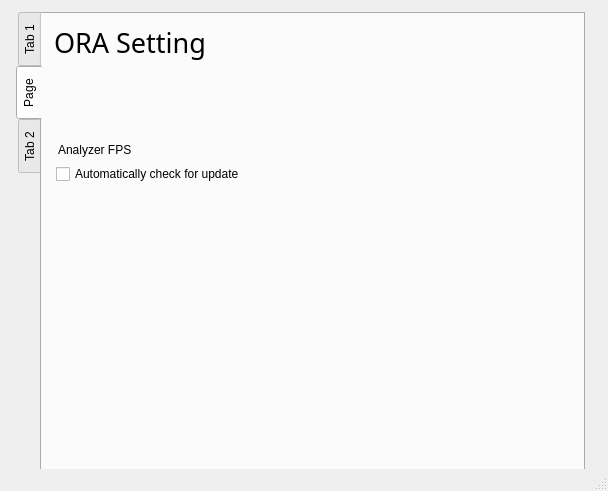
<?xml version="1.0" encoding="UTF-8"?>
<ui version="4.0">
 <class>MainWindow</class>
 <widget class="QMainWindow" name="MainWindow">
  <property name="geometry">
   <rect>
    <x>0</x>
    <y>0</y>
    <width>608</width>
    <height>491</height>
   </rect>
  </property>
  <property name="windowTitle">
   <string>MainWindow</string>
  </property>
  <widget class="QWidget" name="centralwidget">
   <widget class="QTabWidget" name="tabWidget">
    <property name="geometry">
     <rect>
      <x>16</x>
      <y>12</y>
      <width>569</width>
      <height>461</height>
     </rect>
    </property>
    <property name="layoutDirection">
     <enum>Qt::LeftToRight</enum>
    </property>
    <property name="tabPosition">
     <enum>QTabWidget::West</enum>
    </property>
    <property name="currentIndex">
     <number>1</number>
    </property>
    <widget class="QWidget" name="tab">
     <property name="minimumSize">
      <size>
       <width>544</width>
       <height>453</height>
      </size>
     </property>
     <attribute name="title">
      <string>Tab 1</string>
     </attribute>
     <widget class="QListWidget" name="listWidget_2">
      <property name="geometry">
       <rect>
        <x>15</x>
        <y>10</y>
        <width>253</width>
        <height>381</height>
       </rect>
      </property>
      <property name="font">
       <font>
        <pointsize>8</pointsize>
       </font>
      </property>
      <property name="iconSize">
       <size>
        <width>30</width>
        <height>30</height>
       </size>
      </property>
      <property name="wordWrap">
       <bool>true</bool>
      </property>
      <item>
       <property name="text">
        <string>Video1</string>
       </property>
       <property name="icon">
        <iconset>
         <normalon>:/newPrefix/D:/GitHub/OverwatchDataAnalysis/images/abilities/ana/1.png</normalon>
        </iconset>
       </property>
      </item>
      <item>
       <property name="text">
        <string>Video2</string>
       </property>
       <property name="icon">
        <iconset>
         <normalon>:/newPrefix/D:/GitHub/OverwatchDataAnalysis/images/abilities/bastion/3.png</normalon>
        </iconset>
       </property>
      </item>
     </widget>
     <widget class="QLabel" name="label">
      <property name="geometry">
       <rect>
        <x>280</x>
        <y>18</y>
        <width>115</width>
        <height>29</height>
       </rect>
      </property>
      <property name="text">
       <string>VIDEO</string>
      </property>
     </widget>
     <widget class="QLineEdit" name="lineEdit">
      <property name="geometry">
       <rect>
        <x>282</x>
        <y>62</y>
        <width>113</width>
        <height>20</height>
       </rect>
      </property>
     </widget>
     <widget class="QLineEdit" name="lineEdit_2">
      <property name="geometry">
       <rect>
        <x>412</x>
        <y>62</y>
        <width>113</width>
        <height>20</height>
       </rect>
      </property>
     </widget>
     <widget class="QLineEdit" name="lineEdit_3">
      <property name="geometry">
       <rect>
        <x>412</x>
        <y>92</y>
        <width>113</width>
        <height>20</height>
       </rect>
      </property>
     </widget>
     <widget class="QLineEdit" name="lineEdit_4">
      <property name="geometry">
       <rect>
        <x>282</x>
        <y>92</y>
        <width>113</width>
        <height>20</height>
       </rect>
      </property>
     </widget>
     <widget class="QLineEdit" name="lineEdit_5">
      <property name="geometry">
       <rect>
        <x>412</x>
        <y>122</y>
        <width>113</width>
        <height>20</height>
       </rect>
      </property>
     </widget>
     <widget class="QLineEdit" name="lineEdit_6">
      <property name="geometry">
       <rect>
        <x>282</x>
        <y>122</y>
        <width>113</width>
        <height>20</height>
       </rect>
      </property>
     </widget>
     <widget class="QCheckBox" name="checkBox">
      <property name="geometry">
       <rect>
        <x>284</x>
        <y>162</y>
        <width>71</width>
        <height>16</height>
       </rect>
      </property>
      <property name="text">
       <string>CheckBox</string>
      </property>
     </widget>
     <widget class="QCheckBox" name="checkBox_2">
      <property name="geometry">
       <rect>
        <x>284</x>
        <y>188</y>
        <width>71</width>
        <height>16</height>
       </rect>
      </property>
      <property name="text">
       <string>CheckBox</string>
      </property>
     </widget>
     <widget class="QCheckBox" name="checkBox_3">
      <property name="geometry">
       <rect>
        <x>284</x>
        <y>214</y>
        <width>71</width>
        <height>16</height>
       </rect>
      </property>
      <property name="text">
       <string>CheckBox</string>
      </property>
     </widget>
     <widget class="QLineEdit" name="lineEdit_7">
      <property name="geometry">
       <rect>
        <x>16</x>
        <y>402</y>
        <width>425</width>
        <height>31</height>
       </rect>
      </property>
      <property name="text">
       <string>Save</string>
      </property>
     </widget>
     <widget class="QPushButton" name="pushButton">
      <property name="geometry">
       <rect>
        <x>448</x>
        <y>402</y>
        <width>75</width>
        <height>29</height>
       </rect>
      </property>
      <property name="text">
       <string>Analyze</string>
      </property>
     </widget>
    </widget>
    <widget class="QWidget" name="tab_3">
     <attribute name="title">
      <string>Page</string>
     </attribute>
     <widget class="QLabel" name="label_3">
      <property name="geometry">
       <rect>
        <x>12</x>
        <y>10</y>
        <width>217</width>
        <height>37</height>
       </rect>
      </property>
      <property name="font">
       <font>
        <family>Adobe Devanagari</family>
        <pointsize>20</pointsize>
       </font>
      </property>
      <property name="text">
       <string>ORA Setting</string>
      </property>
     </widget>
     <widget class="QLabel" name="label_4">
      <property name="geometry">
       <rect>
        <x>16</x>
        <y>128</y>
        <width>93</width>
        <height>16</height>
       </rect>
      </property>
      <property name="text">
       <string>Analyzer FPS</string>
      </property>
     </widget>
     <widget class="QCheckBox" name="checkBox_4">
      <property name="geometry">
       <rect>
        <x>14</x>
        <y>152</y>
        <width>255</width>
        <height>16</height>
       </rect>
      </property>
      <property name="text">
       <string>Automatically check for update</string>
      </property>
     </widget>
    </widget>
    <widget class="QWidget" name="tab_2">
     <attribute name="title">
      <string>Tab 2</string>
     </attribute>
     <widget class="QPlainTextEdit" name="plainTextEdit">
      <property name="geometry">
       <rect>
        <x>6</x>
        <y>6</y>
        <width>253</width>
        <height>437</height>
       </rect>
      </property>
      <property name="plainText">
       <string>Copyright</string>
      </property>
     </widget>
     <widget class="QGraphicsView" name="graphicsView">
      <property name="geometry">
       <rect>
        <x>270</x>
        <y>52</y>
        <width>113</width>
        <height>97</height>
       </rect>
      </property>
     </widget>
     <widget class="QGraphicsView" name="graphicsView_2">
      <property name="geometry">
       <rect>
        <x>396</x>
        <y>52</y>
        <width>113</width>
        <height>97</height>
       </rect>
      </property>
     </widget>
     <widget class="QLabel" name="label_2">
      <property name="geometry">
       <rect>
        <x>274</x>
        <y>8</y>
        <width>103</width>
        <height>41</height>
       </rect>
      </property>
      <property name="text">
       <string>Donation Info</string>
      </property>
     </widget>
    </widget>
   </widget>
  </widget>
  <widget class="QStatusBar" name="statusbar"/>
 </widget>
 <resources>
  <include location="C:/Users/skx/Desktop/1.qrc"/>
 </resources>
 <connections/>
</ui>
